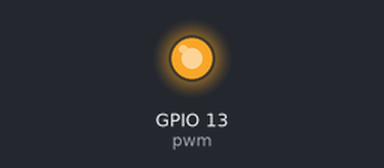
The program below on a simulated ESP32 board running MicroPython. On the bench: output pins drawn as LEDs (lit = HIGH). At 24.0 s the program stops and its outputs stay as they are.

Above: at 0.05 s.
At 1.2 s:
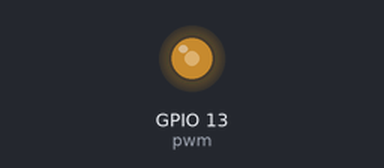
At 1.8 s:
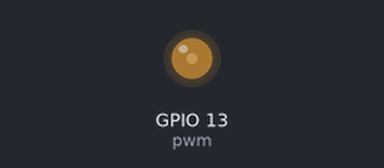
At 2.4 s:
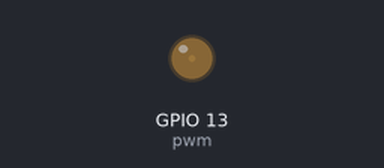
Timing chart, 0 to 5.5 s (numbered marks = the images above):
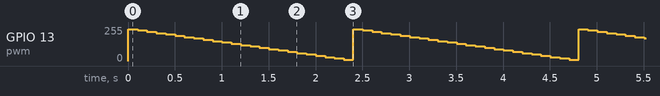

Measured:
- by itself, GPIO 13 (pwm): ramps from 239/255 to 10/255 and jumps back, once every 2.4 s

The program:

led_pwm.py
```python
from machine import Pin
from machine import PWM
import time

pwm = PWM(Pin(13))
for j in range(10):
    for i in range(50):
        if(i<25):
            pwm.freq(10+i)
            pwm.duty(i*40)
        if (i>25):
            pwm.freq(60-i)
            pwm.duty(2000-i*40)
            time.sleep(0.1)
```
